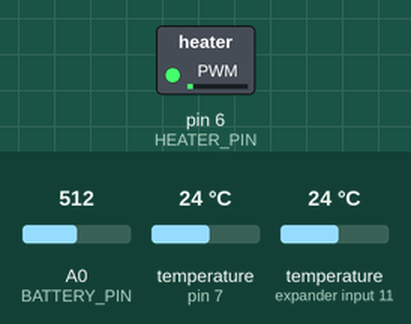
This sketch was run on a simulated Arduino Uno, built for the host (arithmetic inside an expression is 32-bit, double 64-bit). On the bench: switched loads named in the sketch (green lamp = pin HIGH). Inputs (shaded band) come from the test bench; at power-on: temperature (sensors on expander input 11, pin 7) 24 °C, A0 (BATTERY_PIN) = 512. What the sketch prints to the serial monitor is not drawn.

Above: at 1.3 s.
1.4 s: temperature (sensor on expander input 11) set to 12 °C
At 2.0 s:
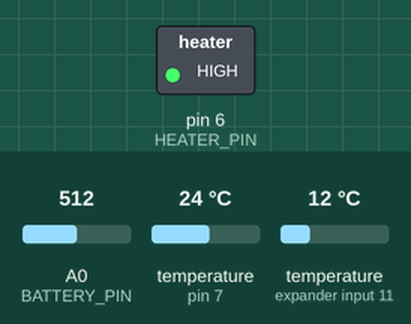
2.9 s: temperature (sensor on expander input 11) set to 19 °C
At 3.1 s:
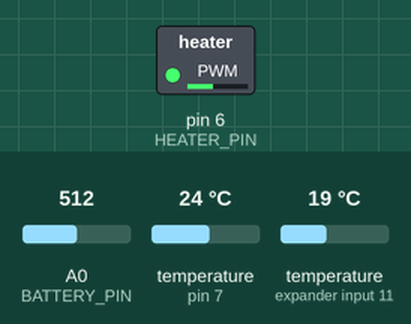
At 3.48 s:
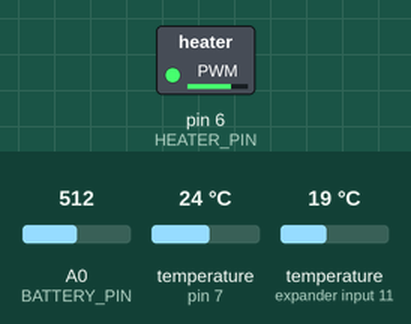
5.9 s: A0 (BATTERY_PIN) set to 10
8.9 s: A0 (BATTERY_PIN) set to 7
Timing chart, 0 to 11.9 s (numbered marks = the images above; inputs shaded):
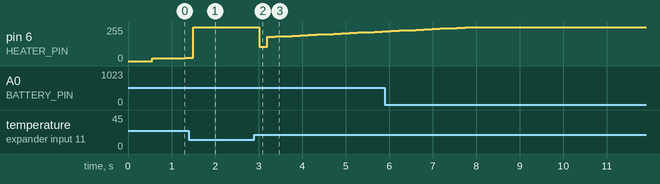

Measured:
- after the input at 2.9 s, pin 6 (HEATER_PIN): 255/255 → 108/255 after 0.11 s, → 181/255 0.19 s later, → 184/255 0.19 s later, → 187/255 0.19 s later, … (16 changes in this stretch)
- after the input at 8.9 s, every drawn part: stays the same

The sketch:

Bioe3090_Incubator.ino
```cpp
/* Bioe3090_Incubator.ino - Example controls for Bioe 3090 Incubator Project
	Created by: Steve Lammers, 12/11/2017
	Released to the public domain.
*/

// PID library for controls
#include <PID_v1.h>
// DS18B20 temperature sensor libraries
#include <OneWire.h>
#include <DallasTemperature.h>
// JSON Library
#include <ArduinoJson.h>

// Pin Values
// Data wire is plugged into port 2 on the Arduino
#define ONE_WIRE_BUS 7
// Set heater pin to analog pin 3
#define HEATER_PIN 6
// Refresh rate for checking temperatures and updating PID input milliseconds, default 1000
#define TEMP_CHK_MS 100

#define BATTERY_PIN 0
// Define global variables
double batteryVoltage;
double resistV1 = 3300.0;
double resistV2 = 2200.0;
// heaterSetpoint is set in check_serial function
// heaterInput is set by print_temperature return in main loop
// heaterOutput is used in main loop to effect heater contol
double heaterSetpoint, heaterInput, heaterOutput;

String inString = "";
// Create a heaterPID object of type PID - class loaded by thge PID_v1 library
//
double pVal = 20, iVal = 5, dVal = 1;
// variables passed by reference as outlined in the class.
PID heaterPID(&heaterInput, &heaterOutput, &heaterSetpoint,pVal, iVal, dVal, DIRECT);

// Setup a oneWire instance to communicate with any OneWire device (not just Maxim/Dallas temperature ICs)
OneWire oneWire(ONE_WIRE_BUS);

// Pass our oneWire reference to Dallas Temperature.
DallasTemperature sensors(&oneWire);

// arrays to hold device address
DeviceAddress insideThermometer, outsideThermometer;

// Create JSON object.
//StaticJsonBuffer<200> jsonBuffer;
//JsonObject& jsonRoot = jsonBuffer.createObject();
bool jsonFlag = true;

class TimeCheck{
	unsigned long timeNow, timePrevious, timeTrigger;

	public:
	TimeCheck(unsigned long _timeTrigger){
		timePrevious = millis();
		timeNow = millis();
		timeTrigger = _timeTrigger;
	}

	void set_trigger(unsigned long _timeTrigger){
		timeTrigger = _timeTrigger;
	}

	bool check_trigger(){
		bool triggered = false;
		timeNow = millis();
		unsigned long deltaTime = timeNow - timePrevious;
		if (deltaTime > timeTrigger ){
			timePrevious = timeNow;
			triggered = true;
		}
		else{ triggered = false; }

		return triggered;
	}
}; // class TimeCheck

// Create a clock to print the current temperature every second
TimeCheck printTempClock(TEMP_CHK_MS);


void check_serial(){
  // Ask user to input the setpoint for the heater.
  //Serial.print("Enter temperature setpoint in degrees Celsius: ");
  // send data only when you receive data:
  // Clear the input string
  while (Serial.available() > 0) {
    // read the incoming byte:
    int incomingByte = Serial.read();
    /*
    // if the data is a digit, add it to inString
    if (isDigit(incomingByte)){
      inString += (char)incomingByte;
    }
    else{
      // ignore if the incomming byte is a carrige return or newline char
      if (incomingByte == '\n' || incomingByte == '\r'){
          Serial.println("newline or CR");
        }
      else{
        Serial.println("Incompatible character, use only numbers");
      }
    }
    */

    inString += (char)incomingByte;
    // Check if the incoming byte is a newline character
    if (incomingByte == '\n'){
      // say what you got:
      Serial.print("I received: ");
      // Set temperature setpoint to the inString number
      //heaterSetpoint = inString.toFloat();
      //Serial.println(heaterSetpoint);

      // json format: {"pVal":2,"iVal":5,"dVal":1,"tSP":20}
      Serial.println(inString);
      // Create JSON object, must create json object as a local objet here, not
      //  as a global as typical in the example docs in the ArduinoJson library.
      //  Otherwise the object is not destroyed after the loop is complete and
      //  if the parsing does not succeed then future calls to parse incomming
      //  correctly formatted json strings will also fail. Making the object local
      //  fixes this problem.
      StaticJsonBuffer<200> jsonBuffer;
      //JsonObject& jsonRoot = jsonBuffer.createObject();
      JsonObject& jsonRoot = jsonBuffer.parseObject(inString);

      // Test if parsing succeeds.
      if (!jsonRoot.success()) {
        Serial.println("parseObject() failed");
        // Clear the input string
        inString = "";
        return;
      }

      //double tSP = jsonRoot["tSP"];
      //heaterSetpoint = tSP;
      heaterSetpoint = jsonRoot["tSP"];
      Serial.println(heaterSetpoint);

      pVal = jsonRoot["pVal"];
      iVal = jsonRoot["iVal"];
      dVal = jsonRoot["dVal"];
      heaterPID.SetTunings(pVal, iVal, dVal);

      // Clear the input string
      inString = "";
    }

  }
} // << check_serial


void	assign_sensors(){
  // Assign address manually. The addresses below will beed to be changed
  // to valid device addresses on your bus. Device address can be retrieved
  // by using either oneWire.search(deviceAddress) or individually via
  // sensors.getAddress(deviceAddress, index)
  // Note that you will need to use your specific address here
  //insideThermometer = { 0x28, 0x1D, 0x39, 0x31, 0x2, 0x0, 0x0, 0xF0 };

  // Method 1:
  // Search for devices on the bus and assign based on an index. Ideally,
  // you would do this to initially discover addresses on the bus and then
  // use those addresses and manually assign them (see above) once you know
  // the devices on your bus (and assuming they don't change).
  if (!sensors.getAddress(outsideThermometer, 0)) Serial.println("Unable to find address for Device 0");
  if (!sensors.getAddress(insideThermometer, 1)) Serial.println("Unable to find address for Device 1");

  // method 2: search()
  // search() looks for the next device. Returns 1 if a new address has been
  // returned. A zero might mean that the bus is shorted, there are no devices,
  // or you have already retrieved all of them. It might be a good idea to
  // check the CRC to make sure you didn't get garbage. The order is
  // deterministic. You will always get the same devices in the same order
  //
  // Must be called before search()
  //oneWire.reset_search();
  // assigns the first address found to insideThermometer
  //if (!oneWire.search(insideThermometer)) Serial.println("Unable to find address for insideThermometer");

  // show the addresses we found on the bus
  Serial.print("Device 0 Address: ");
  print_address(insideThermometer);
  Serial.println();

  Serial.print("Device 1 Address: ");
  print_address(outsideThermometer);
  Serial.println();

  // set the resolution to 9 bit (Each Dallas/Maxim device is capable of several different resolutions)
  sensors.setResolution(insideThermometer, 9);
  sensors.setResolution(outsideThermometer, 9);

  Serial.print("Device 0 Resolution: ");
  Serial.print(sensors.getResolution(insideThermometer), DEC);
  Serial.println();
  Serial.print("Device 1 Resolution: ");
  Serial.print(sensors.getResolution(outsideThermometer), DEC);
  Serial.println();
} // << assign_sensors

double convert_battery_voltage(int analog_reading){
  // Converts the analog reading to battery voltge
  double volts = (double)analog_reading/1023.0*5.0*(resistV1 + resistV2)/resistV2;

  return volts;
}

// function to print the temperature for a device
double print_temperature(DeviceAddress deviceAddress)
{
  // request to all devices on the bus
  Serial.print("Requesting temperatures...");
  sensors.requestTemperatures(); // Send the command to get temperatures
  Serial.println("DONE");

  // method 1 - slower
  //Serial.print("Temp C: ");
  //Serial.print(sensors.getTempC(deviceAddress));
  //Serial.print(" Temp F: ");
  //Serial.print(sensors.getTempF(deviceAddress)); // Makes a second call to getTempC and then converts to Fahrenheit

  // method 2 - faster
  double tempC = sensors.getTempC(deviceAddress);
  Serial.print("Temp C: ");
  Serial.print(tempC);
  Serial.print(" Temp F: ");
  Serial.println(DallasTemperature::toFahrenheit(tempC)); // Converts tempC to Fahrenheit

  return tempC;
}

// Gathers output data, format as JSON and output as serial communication
double json_output(double *pidInputControl)
{

  // request to all devices on the bus
  //Serial.print("Requesting temperatures...");
  sensors.requestTemperatures(); // Send the command to get temperatures
  //Serial.println("DONE");
  //delay(200);

  double tempCinside = sensors.getTempC(insideThermometer);
  double tempCoutside = sensors.getTempC(outsideThermometer);
  // *pidInputControl: used to update PID input value through pointer
  *pidInputControl = tempCinside;

  // Measure battery voltage
  int analog_batt = analogRead(BATTERY_PIN);
  batteryVoltage = convert_battery_voltage(analog_batt);

  // Create JSON object.
  StaticJsonBuffer<200> jsonBuffer;
  JsonObject& jsonRoot = jsonBuffer.createObject();
  jsonRoot["temperatureInside"] = tempCinside;
  jsonRoot["temperatureOutside"] = tempCoutside;
  jsonRoot["temperatureSetpoint"] = heaterSetpoint;
  jsonRoot["PIDoutput"] = heaterOutput;
  jsonRoot["time"] = millis();//(millis() * 205 ) >> 11; //millis()/1000;
  jsonRoot["batteryVolts"] = batteryVoltage;
  jsonRoot.printTo(Serial);
  //Serial.print("Current temp string: ");
  //Serial.println(String(tempC));
  Serial.println();
}

// function to print a device address
void print_address(DeviceAddress deviceAddress)
{
  for (uint8_t i = 0; i < 8; i++)
  {
    if (deviceAddress[i] < 16) Serial.print("0");
    Serial.print(deviceAddress[i], HEX);
  }
}


void setup(){
  // Start serial comms
	Serial.begin(9600);

	while (!Serial) {
		; // Wait for serial to connect
	}

  // locate devices on the bus
  Serial.print("Locating devices...");
  sensors.begin();
  Serial.print("Found ");
  Serial.print(sensors.getDeviceCount(), DEC);
  Serial.println(" devices.");
  assign_sensors();


	Serial.println("\n\n Incubator Control");
	Serial.println("Type in heater setpoint in degrees Celsius, numbers only");

  //turn the PID on
	heaterPID.SetMode(AUTOMATIC);

  // Set an initial heater Setpoint for DEBUG
  heaterSetpoint = 25;
}


void loop(){
  // Check the serial comms to see if the heater setpoint changed
  check_serial();
	if (printTempClock.check_trigger()){
		// Get new temperature reading, compute PID and control heater
		//heaterInput = print_temperature(insideThermometer);
    //heaterPID.Compute();
    // move compute out of the check_trigger
    //analogWrite(HEATER_PIN, heaterOutput);

    // Output data to serial.
    json_output(&heaterInput);
    heaterPID.Compute();
    // move compute out of the check_trigger
    analogWrite(HEATER_PIN, heaterOutput);

	}

  //DEL delay(1000);
}
```
